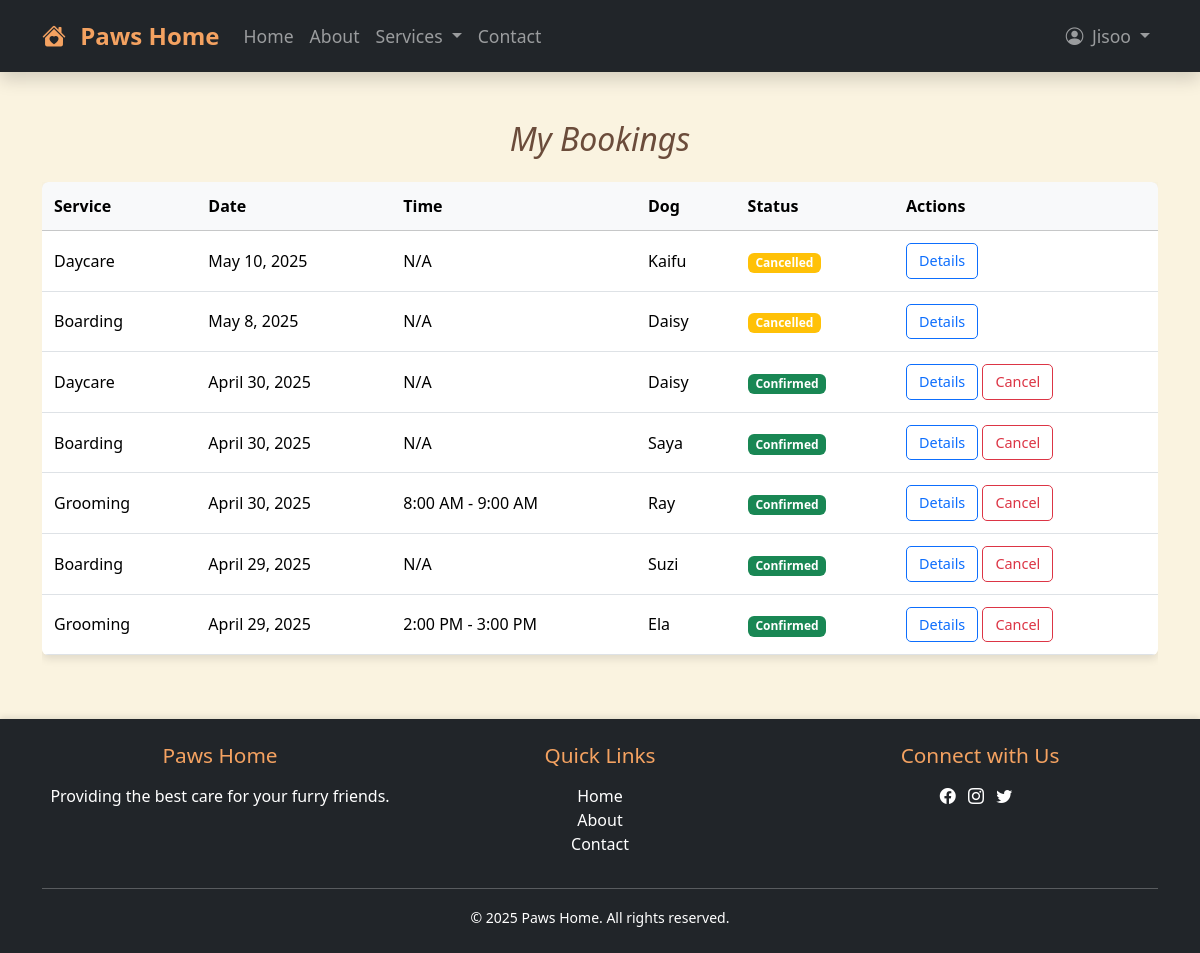
/mybookings/ (signed in), run on an earlier commit of the app's database.
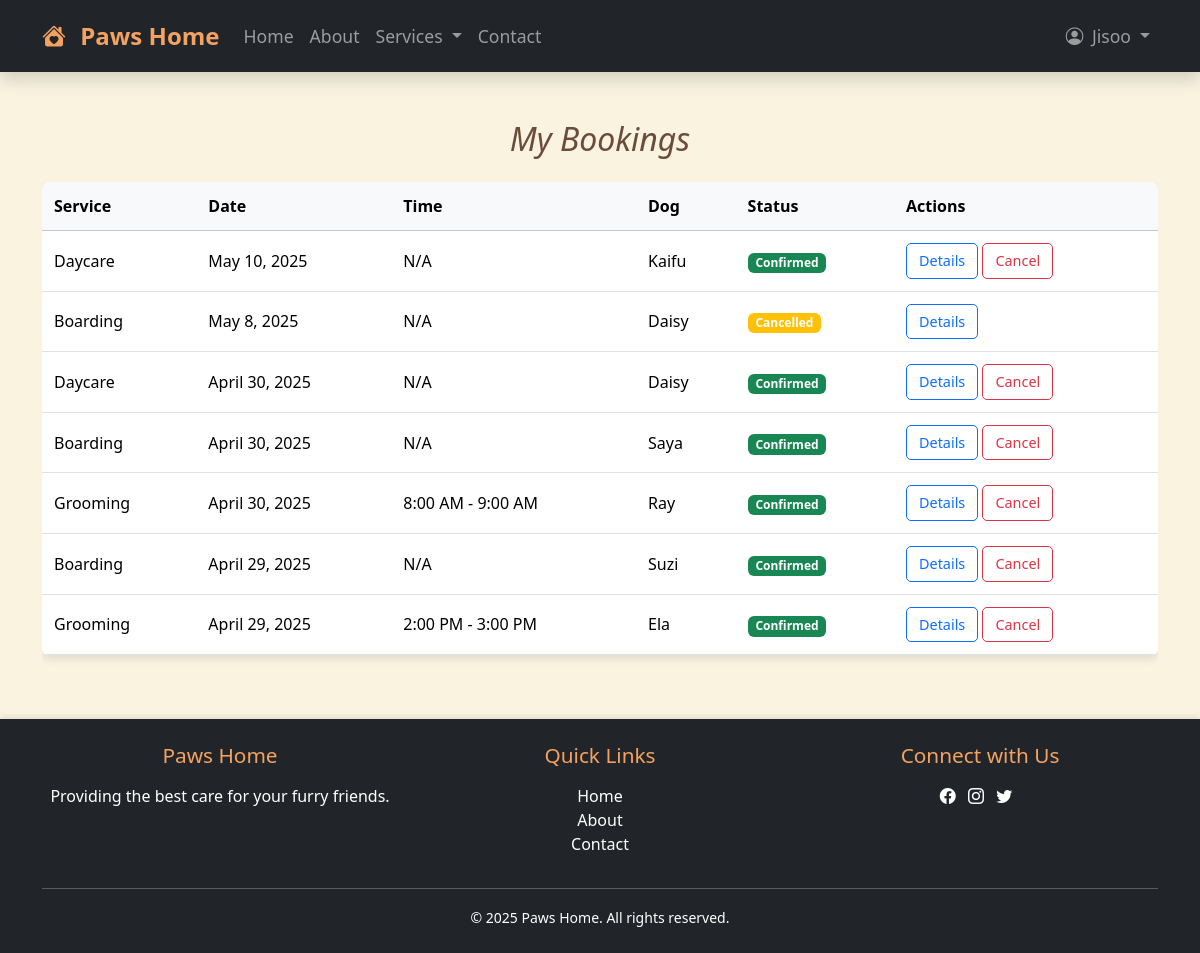
And on a later commit of the database.
### home/models.py (models this page shows, shortened)
class Booking(models.Model):
    user = models.ForeignKey(User, on_delete=models.CASCADE)
    dog = models.ForeignKey(Dog, on_delete=models.CASCADE)
    service = models.CharField(max_length=20, choices=[
        ('boarding', 'Boarding'),
        ('daycare', 'Daycare'),
        ('grooming', 'Grooming')
    ], null=True, blank=True)
    status = models.CharField(max_length=20, choices=[
        ('confirmed', 'Confirmed'),
        ('cancelled', 'Cancelled'),
        ('completed', 'Completed')
    ], default='confirmed')
    date = models.DateField()
    time_slot = models.ForeignKey(TimeSlot, on_delete=models.CASCADE, null=True, default=1)
    special_requests = models.TextField(blank=True)
    created_at = models.DateTimeField(auto_now_add=True)
    class Meta:
        unique_together = ('date', 'time_slot', 'dog')

class Dog(models.Model):
    SIZE_CHOICES = [
        ('small', 'Small (under 20 lbs)'),
        ('medium', 'Medium (20-50 lbs)'),
        ('large', 'Large (50-90 lbs)'),
    ]
    BREED_CHOICES = [
        ('beagle', 'Beagle'),
        ('bhote', 'Bhote Kukur'),
        ('boxer', 'Boxer'),
        ('bulldog', 'Bulldog'),
        ('chihuahua', 'Chihuahua'),
        ('cocker', 'Cocker Spaniel'),
        ('dalmatian', 'Dalmatian'),
        ('damchi', 'Damchi'),
        ('german', 'German Shepherd'),
        ('golden', 'Golden Retriever'),
        ('husky', 'Siberian Husky'),
        ('japanese', 'Japanese Spitz'),
        ('lab', 'Labrador Retriever'),
        ('lhasa', 'Lhasa Apso'),
        ('maltese', 'Maltese'),
        ('pomeranian', 'Pomeranian'),
        ('poodle', 'Poodle'),
        ('pug', 'Pug'),
        ('rottweiler', 'Rottweiler'),
        ('shih', 'Shih Tzu'),
        ('spaniel', 'English Springer Spaniel'),
        ('tibetan', 'Tibetan Mastiff'),
        ('yorkie', 'Yorkshire Terrier'),
    ]
    owner = models.ForeignKey(User, on_delete=models.CASCADE, related_name='dogs')
    name = models.CharField(max_length=100)
    breed = models.CharField(max_length=100, choices=BREED_CHOICES, blank=True)
    age = models.PositiveIntegerField(null=True, blank=True)
    size = models.CharField(max_length=10, choices=SIZE_CHOICES, blank=True)
    special_notes = models.TextField(blank=True)

class TimeSlot(models.Model):
    start_time = models.TimeField()
    end_time = models.TimeField()
    service_type = models.CharField(
        max_length=20,
        choices=[
            ('boarding', 'Boarding'),
            ('daycare', 'Daycare'),
            ('grooming', 'Grooming')
        ]
    )

### home/decorators.py (the view)
    def wrapper(request, *args, **kwargs):
        if not request.user.is_authenticated:
            messages.info(request, "You must be logged in to access this page.")
            return redirect('signin')  # Name of your login URL
        return view_func(request, *args, **kwargs)

### home/views.py (called while the page is built)
@custom_login_required
def mybookings(request):
    bookings = Booking.objects.filter(user=request.user).order_by('-date')
    return render(request, 'bookinglist.html', {'bookings': bookings})

### templates/bookinglist.html (shortened to what this page needs)
{% extends "base.html" %}
{% load static %}
{% block extra_css %}
<link rel="stylesheet" type="text/css" href="{% static 'css/bookinglist.css' %}">
{% endblock %}
{% block body %}
<div class="page-content">
    <div class="container mt-4">
        <h2 class="text-center mb-4">My Bookings</h2>
        <div class="table-responsive">
            <table class="table table-hover rounded">
                <thead class="table-light">
                    <tr>
                        <th>Service</th>
                        <th>Date</th>
                        <th>Time</th>
                        <th>Dog</th>
                        <th>Status</th>
                        <th>Actions</th>
                    </tr>
                </thead>
                <tbody>
                    {% for booking in bookings %}
                    <tr>
                        <td>{{ booking.get_service_display }}</td>
                        <td>{{ booking.date }}</td>
                        <td>
                            {% if booking.time_slot %}
                                {{ booking.time_slot.start_time|time:"g:i A" }} - {{ booking.time_slot.end_time|time:"g:i A" }}
                            {% else %}
                                N/A
                            {% endif %}
                        </td>
                        <td>{{ booking.dog.name }}</td>
                        <td>
                            <span class="badge bg-{% if booking.status == 'confirmed' %}success{% else %}warning{% endif %}">
                                {{ booking.get_status_display }}
                            </span>
                        </td>
                        <td>
                            <a href="{% url 'booking_details' booking.id %}" class="btn btn-sm btn-outline-primary">Details</a>
                            {% if booking.status == 'confirmed' %}
                            <a href="{% url 'cancel_booking' booking.id %}" class="btn btn-sm btn-outline-danger">Cancel</a>
                            {% endif %}
                        </td>
                    </tr>
                    {% empty %}
                    <tr>
                        <td colspan="6" class="text-center text-muted">No bookings found</td>
                    </tr>
                    {% endfor %}
                </tbody>
            </table>
        </div>
    </div>
</div>
{% endblock %}

### templates/base.html (shortened to what this page needs)
<!doctype html>
<html lang="en">
  <head>
    {% load static %}
    <link href="https://cdn.jsdelivr.net/npm/bootstrap@5.3.3/dist/css/bootstrap.min.css" rel="stylesheet">
    <link rel="stylesheet" href="https://cdn.jsdelivr.net/npm/bootstrap-icons@1.11.1/font/bootstrap-icons.css">
    <link rel="stylesheet" type="text/css" href="{% static 'css/base.css' %}">
    {% block extra_css %}{% endblock %}
  </head>
  <body>
    <nav class="navbar navbar-expand-lg bg-dark navbar-dark sticky-top shadow">
      <div class="container">
        <a class="navbar-brand fw-bold" href="{% url 'home' %}">
          <i class="bi bi-house-heart-fill me-2"></i> Paws Home
        </a>
        <div class="collapse navbar-collapse" id="mainNav">
          <ul class="navbar-nav me-auto">
            <li class="nav-item">
              <a class="nav-link {% if request.path == '/' %}active{% endif %}" href="{% url 'home' %}">Home</a>
            </li>
            <li class="nav-item">
              <a class="nav-link {% if request.path == '/about/' %}active{% endif %}" href="{% url 'about' %}">About</a>
            </li>
            <li class="nav-item dropdown">
              <a class="nav-link dropdown-toggle {% if '/services/' in request.path %}active{% endif %}"
                 href="#" id="servicesDropdown" role="button" data-bs-toggle="dropdown">
                Services
              </a>
            </li>
            <li class="nav-item">
              <a class="nav-link {% if request.path == '/contact/' %}active{% endif %}" href="{% url 'contact' %}">Contact</a>
            </li>
          </ul>
          <ul class="navbar-nav">
            {% if user.is_authenticated %}
              <li class="nav-item dropdown">
                <a class="nav-link dropdown-toggle" href="#" id="userDropdown" role="button" data-bs-toggle="dropdown">
                  <i class="bi bi-person-circle me-1"></i> {{ user.username }}
                </a>
              </li>
            {% endif %}
          </ul>
        </div>
      </div>
    </nav>
    {% block body %}{% endblock body %}
    <footer class="bg-dark text-white py-4 mt-5">
      <div class="container text-center">
        <div class="row">
          <div class="col-md-4">
            <h5>Paws Home</h5>
            <p>Providing the best care for your furry friends.</p>
          </div>
          <div class="col-md-4">
            <h5>Quick Links</h5>
            <ul class="list-unstyled">
              <li><a href="{% url 'home' %}" class="text-white">Home</a></li>
              <li><a href="{% url 'about' %}" class="text-white">About</a></li>
              <li><a href="{% url 'contact' %}" class="text-white">Contact</a></li>
            </ul>
          </div>
          <div class="col-md-4">
            <h5>Connect with Us</h5>
            <a href="#" class="text-white me-2"><i class="bi bi-facebook"></i></a>
            <a href="#" class="text-white me-2"><i class="bi bi-instagram"></i></a>
            <a href="#" class="text-white me-2"><i class="bi bi-twitter"></i></a>
          </div>
        </div>
        <hr>
        <div class="text-center">
          <small>© 2025 Paws Home. All rights reserved.</small>
        </div>
      </div>
    </footer>
  </body>
</html>

### static/css/base.css (style rules this page uses)
body { font-family: 'Segoe UI', Tahoma, Geneva, Verdana, sans-serif; background-color: #faf3e0; color: #333; }
.navbar { padding: 0.8rem 1rem; box-shadow: 0 4px 6px rgba(0, 0, 0, 0.1); }
.navbar-brand { font-size: 1.5rem; font-weight: bold; color: #f4a261 !important; }
.navbar-nav .nav-link { font-size: 1.1rem; padding: 0.5rem 1rem; transition: color 0.3s ease-in-out; }
html, body { height: 100%; margin: 0; display: flex; flex-direction: column; }
body > .page-content { flex: 1; }
footer { background-color: #343a40; color: white; padding: 2rem 1rem; text-align: center; margin-top: auto; box-shadow: 0 -2px 6px rgba(0, 0, 0, 0.1); }
footer h5 { font-size: 1.3rem; margin-bottom: 1rem; color: #f4a261; }
footer a { color: white; text-decoration: none; transition: color 0.3s ease-in-out; }

### static/css/bookinglist.css (style rules this page uses)
.page-content { font-family: 'Segoe UI', Tahoma, Geneva, Verdana, sans-serif; color: #333; }
.page-content .container { margin-top: 40px; }
.page-content .table { border-radius: 8px; overflow: hidden; box-shadow: 0 4px 8px rgba(0,0,0,0.1); }
.page-content .table thead { background-color: #f4e1c1; color: #5a3e2b; }
.page-content .table th { padding: 12px; font-weight: bold; }
.page-content .table td { padding: 12px; vertical-align: middle; }
.page-content .btn-outline-primary, .page-content .btn-outline-danger { padding: 6px 12px; font-size: 0.9rem; border-radius: 5px; transition: background-color 0.3s ease-in-out, color 0.3s ease-in-out; }
.page-content .text-center { font-style: italic; color: #6b4c3b; }

What changed in the data, as far as the page shows it:
changed Booking "May 10, 2025": status "Cancelled" → "Confirmed"; now shows "Cancel"
